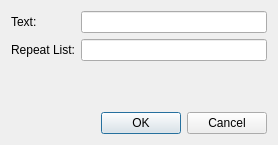
<ui version="4.0" >
 <class>VoltaPropertyBase</class>
 <widget class="QDialog" name="VoltaPropertyBase" >
  <property name="geometry" >
   <rect>
    <x>0</x>
    <y>0</y>
    <width>278</width>
    <height>145</height>
   </rect>
  </property>
  <property name="windowTitle" >
   <string>Volta Properties</string>
  </property>
  <layout class="QGridLayout" >
   <item row="0" column="0" >
    <widget class="QLabel" name="label" >
     <property name="text" >
      <string>Text:</string>
     </property>
    </widget>
   </item>
   <item row="0" column="1" >
    <widget class="QLineEdit" name="text" />
   </item>
   <item row="1" column="0" >
    <widget class="QLabel" name="label_2" >
     <property name="text" >
      <string>Repeat List:</string>
     </property>
    </widget>
   </item>
   <item row="1" column="1" >
    <widget class="QLineEdit" name="repeat" />
   </item>
   <item row="3" column="0" colspan="2" >
    <widget class="QDialogButtonBox" name="buttonBox" >
     <property name="orientation" >
      <enum>Qt::Horizontal</enum>
     </property>
     <property name="standardButtons" >
      <set>QDialogButtonBox::Cancel|QDialogButtonBox::NoButton|QDialogButtonBox::Ok</set>
     </property>
    </widget>
   </item>
   <item row="2" column="0" >
    <spacer>
     <property name="orientation" >
      <enum>Qt::Vertical</enum>
     </property>
     <property name="sizeHint" >
      <size>
       <width>20</width>
       <height>40</height>
      </size>
     </property>
    </spacer>
   </item>
  </layout>
 </widget>
 <resources/>
 <connections>
  <connection>
   <sender>buttonBox</sender>
   <signal>accepted()</signal>
   <receiver>VoltaPropertyBase</receiver>
   <slot>accept()</slot>
   <hints>
    <hint type="sourcelabel" >
     <x>248</x>
     <y>254</y>
    </hint>
    <hint type="destinationlabel" >
     <x>157</x>
     <y>274</y>
    </hint>
   </hints>
  </connection>
  <connection>
   <sender>buttonBox</sender>
   <signal>rejected()</signal>
   <receiver>VoltaPropertyBase</receiver>
   <slot>reject()</slot>
   <hints>
    <hint type="sourcelabel" >
     <x>316</x>
     <y>260</y>
    </hint>
    <hint type="destinationlabel" >
     <x>286</x>
     <y>274</y>
    </hint>
   </hints>
  </connection>
 </connections>
</ui>
